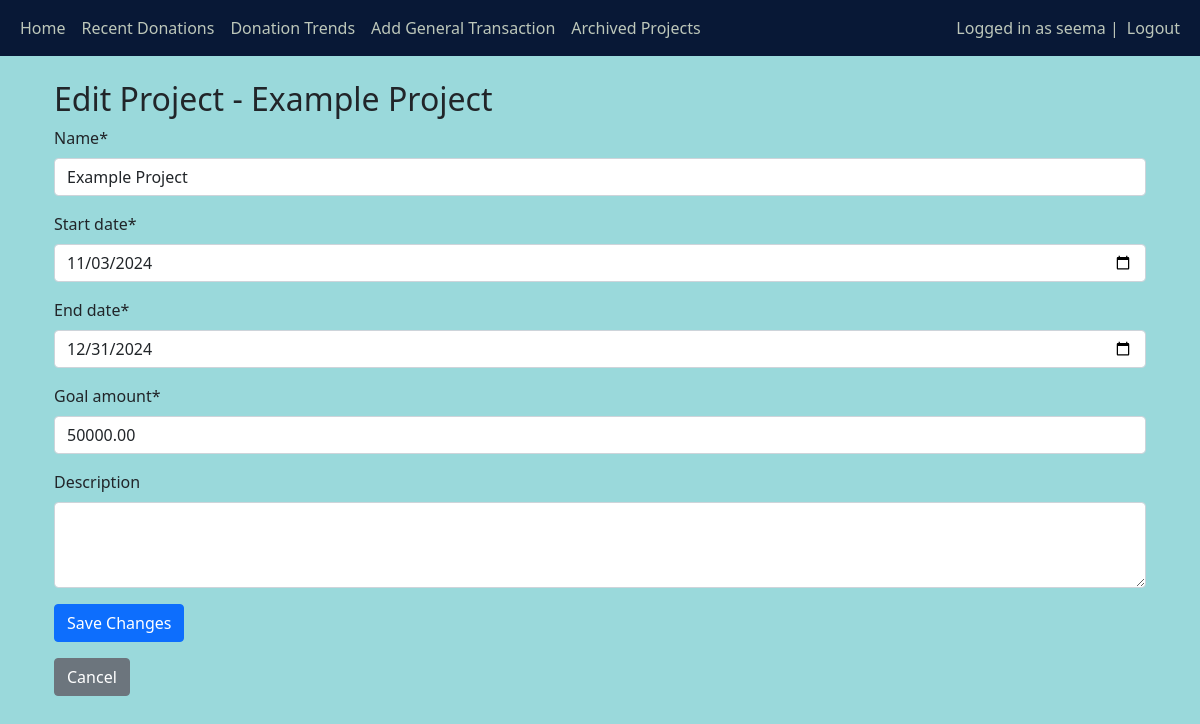
/edit-project/3/ (signed in), run on an earlier commit of the app's database.
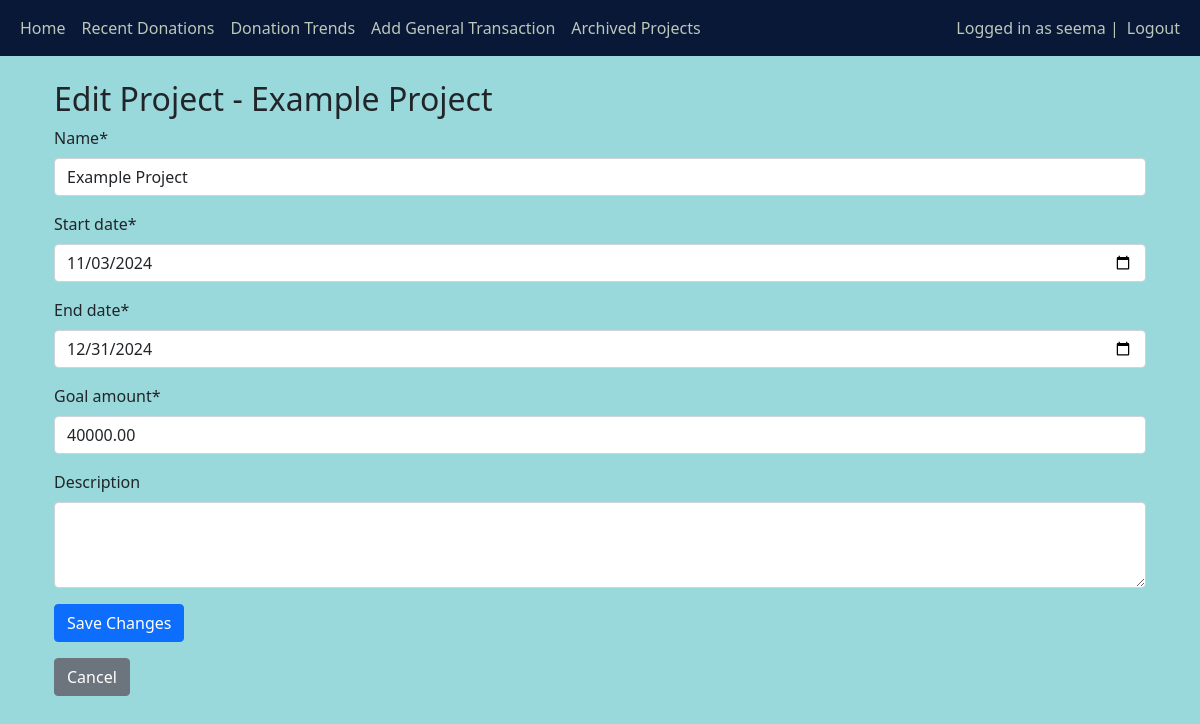
And on a later commit of the database.
### main/models.py (models this page shows, shortened)
class Project(models.Model):
    name = models.CharField(max_length=100)
    start_date = models.DateField()
    end_date = models.DateField()
    goal_amount = models.DecimalField(max_digits=10, decimal_places=2)
    description = models.TextField(null=True, blank=True)
    owner = models.ForeignKey(User, on_delete=models.CASCADE)
    is_archived = models.BooleanField(default=False)

### main/views.py (the view)
# urls.py: path('edit-project/<int:project_id>/', views.edit_project, name='edit_project'),
def edit_project(request, project_id):
    project = get_object_or_404(Project, id=project_id, owner=request.user)
    if request.method == 'POST':
        form = ProjectForm(request.POST, instance=project)
        if form.is_valid():
            form.save()
            messages.success(request, 'Project updated successfully.')
            return redirect('home')
    else:
        form = ProjectForm(instance=project)
    return render(request, 'main/edit_project.html', {'form': form, 'project': project})

### main/forms.py
class ProjectForm(forms.ModelForm):
    class Meta:
        model = Project
        fields = ['name', 'start_date', 'end_date', 'goal_amount', 'description']
        widgets = {
            'name': forms.TextInput(attrs={'class': 'form-control'}),
            'start_date': forms.DateInput(attrs={'type': 'date', 'class': 'form-control'}),
            'end_date': forms.DateInput(attrs={'type': 'date', 'class': 'form-control'}),
            'goal_amount': forms.NumberInput(attrs={'class': 'form-control'}),
            'description': forms.Textarea(attrs={'class': 'form-control', 'rows': 3}),
        }

### main/templates/main/edit_project.html (shortened to what this page needs)
{% extends 'main/base.html' %}
{% load crispy_forms_tags %}
{% block content %}
<div class="container mt-4">
    <h2>Edit Project - {{ project.name }}</h2>
    <form method="post">
        {{ form|crispy }}
        <button type="submit" class="btn btn-primary">Save Changes</button>
    </form>
    <a href="{% url 'home' %}" class="btn btn-secondary mt-3">Cancel</a>
</div>
{% endblock %}

What changed in the data, as far as the page shows it:
changed Project "Example Project": goal_amount "50000.00" → "40000.00"
